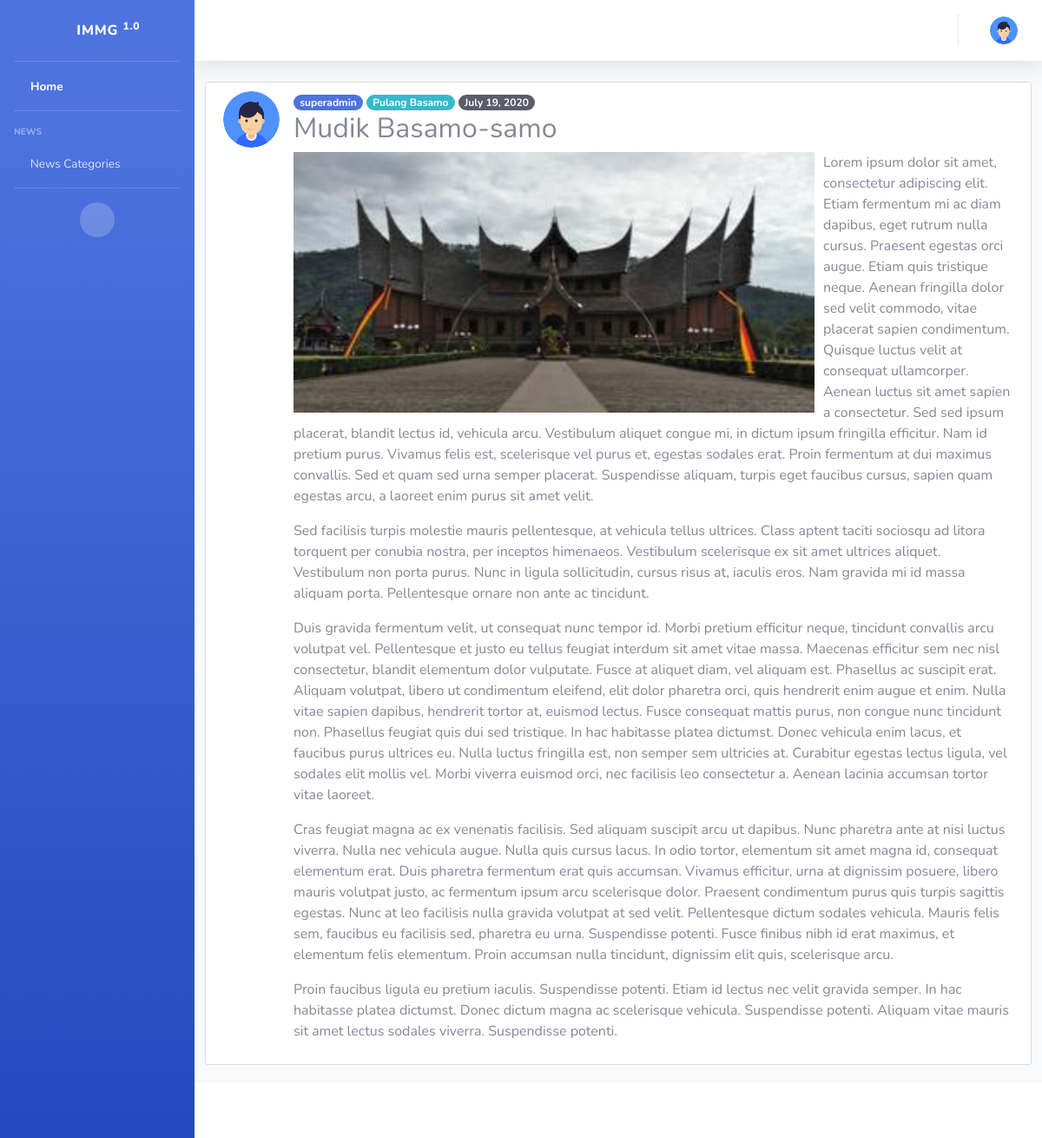
The page /post/mudik-basamo-samo/ (signed in) on the database its author committed.
### user/models.py (models this page shows, shortened)
class Profile(models.Model):
    user = models.OneToOneField(User, on_delete=models.CASCADE)
    gender = models.ForeignKey(Gender, on_delete=models.SET_NULL, null=True)
    country = models.ForeignKey(Country, on_delete=models.SET_NULL, null=True)
    province = models.ForeignKey(Province, on_delete=models.SET_NULL, null=True)
    city = models.ForeignKey(City, on_delete=models.SET_NULL, null=True)
    tribe = models.ForeignKey(Tribe, on_delete=models.SET_NULL, null=True)
    phone_regex = RegexValidator(regex=r'^\+?1?\d{9,14}$', message="Phone number must be entered in the format: '+6281297126699' or 081297126699. Up to 14 digits allowed.")
    phone_number = models.CharField(validators=[phone_regex], max_length=14, null=True)
    ktp_address = models.TextField(null=True)
    current_address = models.TextField(null=True)
    major = models.ForeignKey(Major, on_delete=models.SET_NULL, null=True)
    class_of = models.IntegerField(choices=year_choices(), validators=[MinValueValidator(1991), max_value_current_year], null=True)
    birth_date = models.DateField(default=timezone.now)
    image = models.ImageField(default='default.jpg', upload_to='profile_pics')

### blog/models.py (models this page shows, shortened)
class Post(models.Model):
    category = models.ForeignKey(Category, on_delete=models.SET_NULL, null=True)
    title = models.CharField(max_length=100)
    content = RichTextField()
    image = models.ImageField(default='default_content.jpg', upload_to='content_pics')
    is_posted = models.BooleanField(default=False)
    date_posted = models.DateTimeField(blank=True, null=True)
    author = models.ForeignKey(User, on_delete=models.CASCADE)
    created_date = models.DateTimeField(auto_now_add=True, null=True)
    updated_date = models.DateTimeField(blank=True, null=True)
    updated_by = models.ForeignKey(User, on_delete=models.CASCADE, blank=True, null=True, related_name='updated_by')
    slug = models.SlugField(blank=True, editable=False)

class Category(models.Model):
    category_code = models.CharField(max_length=20)
    category_desc = models.CharField(max_length=50)
    slug = models.SlugField(blank=True, editable=False)

### blog/views.py (the view)
# urls.py: url(r'^post/(?P<slug>[\w-]+)/$', views.PostDetail, name='post-detail'),
def PostDetail(request,slug):
    post = Post.objects.get(slug=slug)
    return render(request, 'blog/post_detail.html', {'post': post})

### peoplemanagement/context_processors.py (called while the page is built)
def blog_categories(request):
    return {
        'blog_categories': model_blog.Category.objects.all()
    }

### blog/templates/blog/post_detail.html (shortened to what this page needs)
{% extends "blog/base.html" %}
{% block content %}
<article class="media content-section">
  <img class="rounded-circle article-img" src="{{ post.author.profile.image.url }}">
  <div class="media-body">
    <div class="article-metadata">
      <a class="badge badge-pill badge-primary" href="{% url 'post-user-list' post.author %}">{{ post.author }}</a>
      <a class="badge badge-pill badge-info"
        href="{% url 'post-category-list' post.category.slug %}">{{ post.category.category_desc}}</a>
      <small class="badge badge-pill badge-dark">{{ post.date_posted|date:"F d, Y" }}</small>
    </div>
    <h2 class="article-title">{{ post.title }}</h2>
    <img class="img-fluid" style="width:600px;height:300px;float:left;margin-right:10px;" src="{{ post.image.url }}">
    {{ post.content | safe}}
  </div>
</article>
{% endblock content %}

### blog/templates/blog/base.html (shortened to what this page needs)
{% load static %}
<!DOCTYPE html>
<html lang="en">
<head>
    <link href="{% static 'vendor/fontawesome-free/css/all.min.css'%}" rel="stylesheet" type="text/css">
    <link href="{% static 'css/sb-admin-2.min.css' %}" rel="stylesheet">
    <link rel="stylesheet" type="text/css" href="{% static 'blog/main.css' %}">
</head>
<body id="page-top">
    <div id="wrapper">
        <ul class="navbar-nav bg-gradient-primary sidebar sidebar-dark accordion" id="accordionSidebar">
            <a class="sidebar-brand d-flex align-items-center justify-content-center" href="{% url 'home' %}">
                <div class="sidebar-brand-icon rotate-n-15">
                    <i class="fas fa-laugh-wink"></i>
                </div>
                <div class="sidebar-brand-text mx-3">IMMG <sup>1.0</sup></div>
            </a>
            <hr class="sidebar-divider my-0">
            <li class="nav-item active">
                <a class="nav-link" href="{% url 'home' %}">
                    <i class="fas fa-home"></i>
                    <span>Home</span></a>
            </li>
            <hr class="sidebar-divider">
            <div class="sidebar-heading">
                News
            </div>
            <li class="nav-item">
                <a class="nav-link collapsed" href="#" data-toggle="collapse" data-target="#collapseOne"
                    aria-expanded="true" aria-controls="collapseTwo">
                    <i class="fas fa-tasks"></i>
                    <span>News Categories</span>
                </a>
            </li>
            <hr class="sidebar-divider d-none d-md-block">
            <div class="text-center d-none d-md-inline">
                <button class="rounded-circle border-0" id="sidebarToggle"></button>
            </div>
        </ul>
        <div id="content-wrapper" class="d-flex flex-column">
            <div id="content">
                <nav class="navbar navbar-expand navbar-light bg-white topbar mb-4 static-top shadow">
                    <ul class="navbar-nav ml-auto">
                        {% if user.is_authenticated %}
                        <li class="nav-item dropdown no-arrow">
                            <a class="nav-link dropdown-toggle" href="#" id="userDropdown" role="button"
                                data-toggle="dropdown" aria-haspopup="true" aria-expanded="false">
                                <img class="img-profile rounded-circle" src="{{ user.profile.image.url }}">
                            </a>
                        </li>
                        {% else %}
                        <div class="navbar-nav">
                            <a class="nav-item nav-link" href="{% url 'login' %}">Login</a>
                            <a class="nav-item nav-link" href="{% url 'register' %}">Register</a>
                        </div>
                        {% endif %}
                    </ul>
                </nav>
                <div class="container-fluid">
                    <div class="row">
                        {% block content %}{% endblock %}
                    </div>
                </div>
                <footer class="sticky-footer bg-white">
                </footer>
            </div>
        </div>
</body>
</html>

### blog/static/blog/main.css (style rules this page uses)
.content-section { background: #ffffff; padding: 10px 20px; border: 1px solid #dddddd; border-radius: 3px; margin-bottom: 20px; }
.article-img { height: 65px; width: 65px; margin-right: 16px; }

### rows shown on the page
Post: author.profile.image (placeholder picture), author "superadmin", category.category_desc "Pulang Basamo", date_posted "July 19, 2020", title "Mudik Basamo-samo", image (picture), content "Lorem ipsum dolor sit amet, consectetur adipiscing elit. Etiam fermentum mi ac diam dapibus, eget rutrum nulla cursus. Praesent egestas orci augue. Etiam quis tristique neque. Aenean fringilla dolor sed velit commodo, vitae placerat sapien condimentum. Quisque luctus velit at consequat ullamcorper. Aenean luctus sit amet sapien a consectetur. Sed sed ipsum placerat, blandit lectus id, vehicula arcu. Vestibulum aliquet congue mi, in dictum ipsum fringilla efficitur. Nam id pretium purus. Vivamus felis est, scelerisque vel purus et, egestas sodales erat. Proin fermentum at dui maximus convallis. Sed et quam sed urna semper placerat. Suspendisse aliquam, turpis eget faucibus cursus, sapien…"
